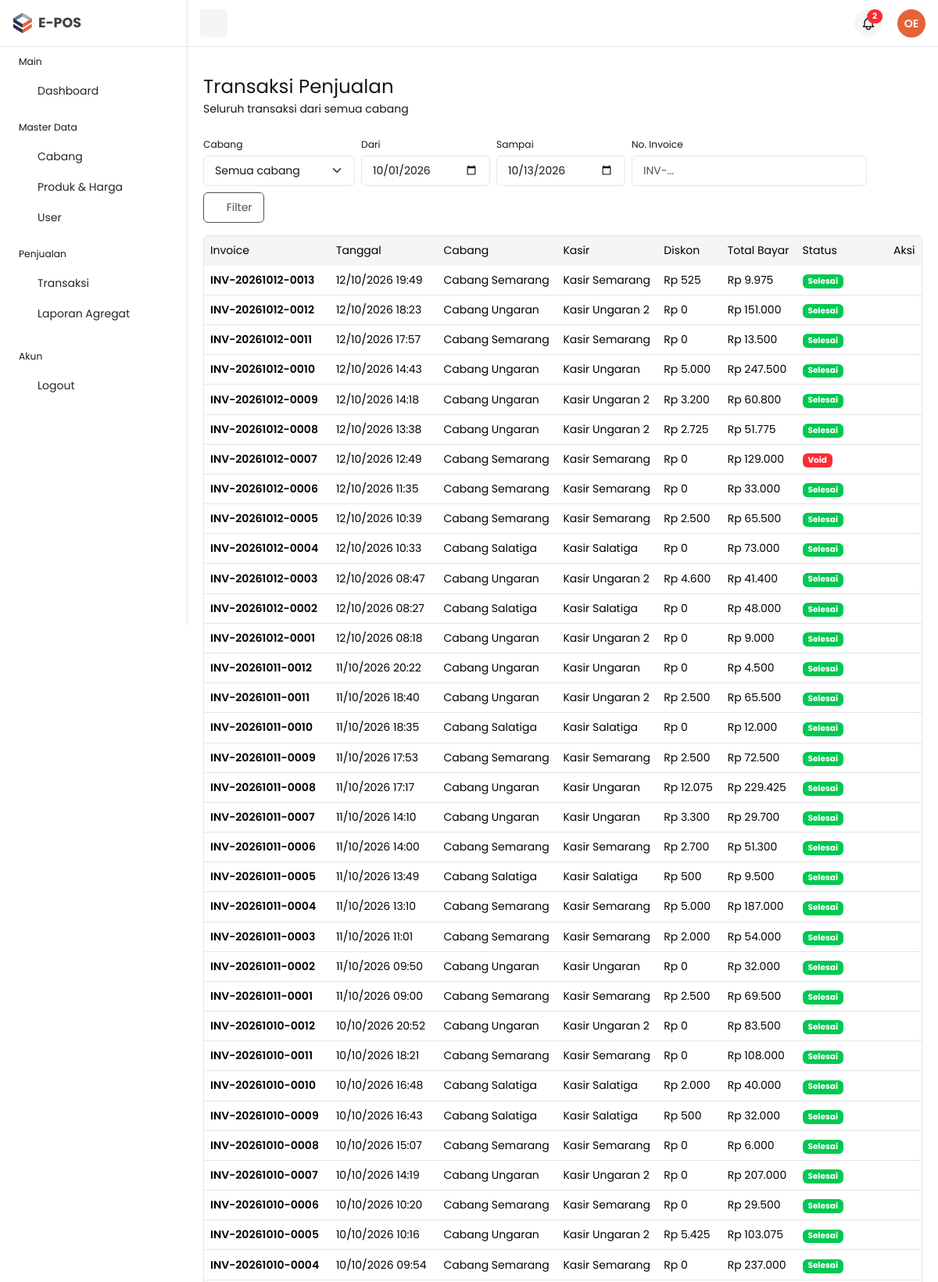
The app's page /owner/index.php?page=penyewaan (signed in, upper part) with its own data.
### tables this page shows
CREATE TABLE `transactions` (
  `id`             INT NOT NULL AUTO_INCREMENT,
  `branch_id`      INT NOT NULL,
  `cashier_id`     INT NOT NULL,
  `invoice_number` VARCHAR(30) NOT NULL,
  `total_bayar`    DECIMAL(15,2) NOT NULL DEFAULT 0.00,
  `diskon`         DECIMAL(15,2) NOT NULL DEFAULT 0.00,
  `tanggal`        DATETIME NOT NULL DEFAULT CURRENT_TIMESTAMP,
  `status`         ENUM('selesai','menunggu_void','void') NOT NULL DEFAULT 'selesai',
  PRIMARY KEY (`id`),
  UNIQUE KEY `invoice_number` (`invoice_number`),
  KEY `fk_trx_branch` (`branch_id`),
  KEY `fk_trx_cashier` (`cashier_id`),
  KEY `idx_trx_tanggal` (`tanggal`),
  CONSTRAINT `fk_trx_branch`  FOREIGN KEY (`branch_id`)  REFERENCES `branches` (`id`),
  CONSTRAINT `fk_trx_cashier` FOREIGN KEY (`cashier_id`) REFERENCES `users` (`id`)
);

CREATE TABLE `branches` (
  `id`          INT NOT NULL AUTO_INCREMENT,
  `nama_cabang` VARCHAR(100) NOT NULL,
  `alamat`      TEXT,
  `telepon`     VARCHAR(20) DEFAULT NULL,
  PRIMARY KEY (`id`)
);

CREATE TABLE `users` (
  `id`        INT NOT NULL AUTO_INCREMENT,
  `nama`      VARCHAR(100) NOT NULL,
  `email`     VARCHAR(100) NOT NULL,
  `password`  VARCHAR(255) NOT NULL,
  `role`      ENUM('admin','kasir','manajer') NOT NULL,
  `branch_id` INT DEFAULT NULL,
  PRIMARY KEY (`id`),
  UNIQUE KEY `email` (`email`),
  KEY `fk_users_branch` (`branch_id`),
  CONSTRAINT `fk_users_branch` FOREIGN KEY (`branch_id`) REFERENCES `branches` (`id`)
);

### owner/database/connection.php (called while the page is built, shortened)
<?php
require_once __DIR__ . '/../../login/database/cek_skema.php';
class Database
{
    private $host = "localhost";
    private $username = "root";
    private $password = "";
    private $database = "e-pos";
    public $conn;
    public function __construct()
    {
        try {
            $this->conn = new mysqli(
                $this->host,
                $this->username,
                $this->password,
                $this->database
            );
        } catch (mysqli_sql_exception $ex) {
            eposHentikan('Tidak bisa terhubung ke database "' . $this->database . '". (' . $ex->getMessage() . ')');
        }
        $this->conn->set_charset('utf8mb4');
        eposCekSkema($this->conn);
    }
}

### login/database/cek_skema.php (called while the page is built, shortened)
<?php
function eposCekSkema($conn)
{
    $cek = [
        'branches'            => 'id, nama_cabang, alamat, telepon',
        'users'               => 'id, nama, email, password, role, branch_id',
        'products'            => 'id, branch_id, nama_produk, harga_jual, stok',
        'transactions'        => 'id, branch_id, cashier_id, invoice_number, total_bayar, diskon, tanggal, status',
        'transaction_details' => 'id, transaction_id, product_id, jumlah, harga_satuan, subtotal',
    ];
    foreach ($cek as $tabel => $kolom) {
        try {
            $conn->query("SELECT $kolom FROM $tabel LIMIT 1");
        } catch (mysqli_sql_exception $ex) {
            eposHentikan("Tabel '$tabel' belum ada atau kolomnya tidak sesuai. (" . $ex->getMessage() . ')');
        }
    }
}

### owner/function/penyewaan.php (called while the page is built, shortened)
<?php
require_once 'database/connection.php';
class Penyewaan
{
    private $conn;
    public function __construct()
    {
        $database = new Database();
        $this->conn = $database->conn;
    }
    public function semua($branch_id, $dari, $sampai, $cari = '')
    {
        $like = '%' . $cari . '%';
        $stmt = $this->conn->prepare(
            "SELECT t.*, b.nama_cabang, u.nama AS nama_kasir
             FROM transactions t
             JOIN branches b ON b.id = t.branch_id
             JOIN users u ON u.id = t.cashier_id
             WHERE (? = 0 OR t.branch_id = ?)
               AND DATE(t.tanggal) BETWEEN ? AND ?
               AND t.invoice_number LIKE ?
             ORDER BY t.tanggal DESC"
        );
        $stmt->bind_param('iisss', $branch_id, $branch_id, $dari, $sampai, $like);
        $stmt->execute();
        return $stmt->get_result()->fetch_all(MYSQLI_ASSOC);
    }
}

### owner/pages/penyewaan/penyewa.php (the view, shortened to what this page needs)
<?php
require_once 'function/penyewaan.php';
$trx = new Penyewaan();
$branch_id = isset($_GET['branch_id']) ? (int) $_GET['branch_id'] : 0;
$dari = isset($_GET['dari']) && $_GET['dari'] !== '' ? $_GET['dari'] : date('Y-m-01');
$sampai = isset($_GET['sampai']) && $_GET['sampai'] !== '' ? $_GET['sampai'] : date('Y-m-d');
$cari = isset($_GET['cari']) ? trim($_GET['cari']) : '';
$data = $trx->semua($branch_id, $dari, $sampai, $cari);
?>
<main id="content" class="content py-10">
    <div class="container-fluid">
        <div class="row">
            <div class="col-12">
                <div class="d-flex justify-content-between align-items-center mb-4">
                    <div>
                        <h1 class="fs-3 mb-1">Transaksi Penjualan</h1>
                        <p class="mb-0">Seluruh transaksi dari semua cabang</p>
                    </div>
                </div>
            </div>
        </div>
        <div class="row">
            <div class="col-12">
                <form method="get" class="d-flex gap-2 mb-3 flex-wrap align-items-end">
                    <div>
                        <label class="form-label small mb-1">Cabang</label>
                        <select name="branch_id" class="form-select">
                            <option value="0">Semua cabang</option>
                        </select>
                    </div>
                    <div>
                        <label class="form-label small mb-1">Dari</label>
                        <input type="date" name="dari" value="<?= e($dari) ?>" class="form-control">
                    </div>
                    <div>
                        <label class="form-label small mb-1">Sampai</label>
                        <input type="date" name="sampai" value="<?= e($sampai) ?>" class="form-control">
                    </div>
                    <div>
                        <label class="form-label small mb-1">No. Invoice</label>
                        <input type="text" name="cari" value="<?= e($cari) ?>" class="form-control" placeholder="INV-...">
                    </div>
                    <button class="btn btn-outline-secondary" type="submit"><i class="ti ti-filter"></i> Filter</button>
                </form>
                <div class="card table-responsive">
                    <table class="table mb-0 text-nowrap table-hover">
                        <thead class="table-light border-light">
                            <tr>
                                <th>Invoice</th>
                                <th>Tanggal</th>
                                <th>Cabang</th>
                                <th>Kasir</th>
                                <th>Diskon</th>
                                <th>Total Bayar</th>
                                <th>Status</th>
                                <th>Aksi</th>
                            </tr>
                        </thead>
                        <tbody>
                            <?php foreach ($data as $row) { ?>
                                <tr class="align-middle">
                                    <td class="fw-semibold"><?= e($row['invoice_number']) ?></td>
                                    <td><?= e(date('d/m/Y H:i', strtotime($row['tanggal']))) ?></td>
                                    <td><?= e($row['nama_cabang']) ?></td>
                                    <td><?= e($row['nama_kasir']) ?></td>
                                    <td><?= rupiah($row['diskon']) ?></td>
                                    <td><?= rupiah($row['total_bayar']) ?></td>
                                    <td><?= badgeStatus($row['status']) ?></td>
                                    <td><a href="index.php?page=detailTransaksi&id=<?= (int) $row['id'] ?>" title="Lihat detail"><i class="ti ti-eye"></i></a></td>
                                </tr>
                            <?php } ?>
                        </tbody>
                    </table>
                </div>
            </div>
        </div>
    </div>
</main>

### owner/function/guard.php (shortened to what this page needs)
<?php
function e($v)
{
    return htmlspecialchars((string) $v, ENT_QUOTES, 'UTF-8');
}
function rupiah($n)
{
    return 'Rp ' . number_format((float) $n, 0, ',', '.');
}
function badgeStatus($s)
{
    $map = [
        'selesai'       => ['bg-success', 'Selesai'],
        'menunggu_void' => ['bg-warning text-dark', 'Menunggu Void'],
        'void'          => ['bg-danger', 'Void'],
    ];
    $b = isset($map[$s]) ? $map[$s] : ['bg-secondary', $s];
    return '<span class="badge ' . $b[0] . '">' . $b[1] . '</span>';
}

### records on screen
transactions: invoice_number "INV-20261012-0013", tanggal "12/10/2026 19:49", branch.nama_cabang "Cabang Semarang", cashier.nama "Kasir Semarang", diskon "Rp 525", total_bayar "Rp 9.975", status "Selesai"
transactions: invoice_number "INV-20261012-0012", tanggal "12/10/2026 18:23", branch.nama_cabang "Cabang Ungaran", cashier.nama "Kasir Ungaran 2", diskon "Rp 0", total_bayar "Rp 151.000", status "Selesai"
transactions: invoice_number "INV-20261012-0011", tanggal "12/10/2026 17:57", branch.nama_cabang "Cabang Semarang", cashier.nama "Kasir Semarang", diskon "Rp 0", total_bayar "Rp 13.500", status "Selesai"
transactions: invoice_number "INV-20261012-0010", tanggal "12/10/2026 14:43", branch.nama_cabang "Cabang Ungaran", cashier.nama "Kasir Ungaran", diskon "Rp 5.000", total_bayar "Rp 247.500", status "Selesai"
transactions: invoice_number "INV-20261012-0009", tanggal "12/10/2026 14:18", branch.nama_cabang "Cabang Ungaran", cashier.nama "Kasir Ungaran 2", diskon "Rp 3.200", total_bayar "Rp 60.800", status "Selesai"
transactions: invoice_number "INV-20261012-0008", tanggal "12/10/2026 13:38", branch.nama_cabang "Cabang Ungaran", cashier.nama "Kasir Ungaran 2", diskon "Rp 2.725", total_bayar "Rp 51.775", status "Selesai"
transactions: invoice_number "INV-20261012-0007", tanggal "12/10/2026 12:49", branch.nama_cabang "Cabang Semarang", cashier.nama "Kasir Semarang", diskon "Rp 0", total_bayar "Rp 129.000", status "Void"
transactions: invoice_number "INV-20261012-0006", tanggal "12/10/2026 11:35", branch.nama_cabang "Cabang Semarang", cashier.nama "Kasir Semarang", diskon "Rp 0", total_bayar "Rp 33.000", status "Selesai"
transactions: invoice_number "INV-20261012-0005", tanggal "12/10/2026 10:39", branch.nama_cabang "Cabang Semarang", cashier.nama "Kasir Semarang", diskon "Rp 2.500", total_bayar "Rp 65.500", status "Selesai"
transactions: invoice_number "INV-20261012-0004", tanggal "12/10/2026 10:33", branch.nama_cabang "Cabang Salatiga", cashier.nama "Kasir Salatiga", diskon "Rp 0", total_bayar "Rp 73.000", status "Selesai"
transactions: invoice_number "INV-20261012-0003", tanggal "12/10/2026 08:47", branch.nama_cabang "Cabang Ungaran", cashier.nama "Kasir Ungaran 2", diskon "Rp 4.600", total_bayar "Rp 41.400", status "Selesai"
transactions: invoice_number "INV-20261012-0002", tanggal "12/10/2026 08:27", branch.nama_cabang "Cabang Salatiga", cashier.nama "Kasir Salatiga", diskon "Rp 0", total_bayar "Rp 48.000", status "Selesai"
transactions: invoice_number "INV-20261012-0001", tanggal "12/10/2026 08:18", branch.nama_cabang "Cabang Ungaran", cashier.nama "Kasir Ungaran 2", diskon "Rp 0", total_bayar "Rp 9.000", status "Selesai"
transactions: invoice_number "INV-20261011-0012", tanggal "11/10/2026 20:22", branch.nama_cabang "Cabang Ungaran", cashier.nama "Kasir Ungaran", diskon "Rp 0", total_bayar "Rp 4.500", status "Selesai"
transactions: invoice_number "INV-20261011-0011", tanggal "11/10/2026 18:40", branch.nama_cabang "Cabang Ungaran", cashier.nama "Kasir Ungaran 2", diskon "Rp 2.500", total_bayar "Rp 65.500", status "Selesai"
transactions: invoice_number "INV-20261011-0010", tanggal "11/10/2026 18:35", branch.nama_cabang "Cabang Salatiga", cashier.nama "Kasir Salatiga", diskon "Rp 0", total_bayar "Rp 12.000", status "Selesai"
transactions: invoice_number "INV-20261011-0009", tanggal "11/10/2026 17:53", branch.nama_cabang "Cabang Semarang", cashier.nama "Kasir Semarang", diskon "Rp 2.500", total_bayar "Rp 72.500", status "Selesai"
transactions: invoice_number "INV-20261011-0008", tanggal "11/10/2026 17:17", branch.nama_cabang "Cabang Ungaran", cashier.nama "Kasir Ungaran", diskon "Rp 12.075", total_bayar "Rp 229.425", status "Selesai"
transactions: invoice_number "INV-20261011-0007", tanggal "11/10/2026 14:10", branch.nama_cabang "Cabang Ungaran", cashier.nama "Kasir Ungaran", diskon "Rp 3.300", total_bayar "Rp 29.700", status "Selesai"
transactions: invoice_number "INV-20261011-0006", tanggal "11/10/2026 14:00", branch.nama_cabang "Cabang Semarang", cashier.nama "Kasir Semarang", diskon "Rp 2.700", total_bayar "Rp 51.300", status "Selesai"
transactions: invoice_number "INV-20261011-0005", tanggal "11/10/2026 13:49", branch.nama_cabang "Cabang Salatiga", cashier.nama "Kasir Salatiga", diskon "Rp 500", total_bayar "Rp 9.500", status "Selesai"
transactions: invoice_number "INV-20261011-0004", tanggal "11/10/2026 13:10", branch.nama_cabang "Cabang Semarang", cashier.nama "Kasir Semarang", diskon "Rp 5.000", total_bayar "Rp 187.000", status "Selesai"
transactions: invoice_number "INV-20261011-0003", tanggal "11/10/2026 11:01", branch.nama_cabang "Cabang Semarang", cashier.nama "Kasir Semarang", diskon "Rp 2.000", total_bayar "Rp 54.000", status "Selesai"
transactions: invoice_number "INV-20261011-0002", tanggal "11/10/2026 09:50", branch.nama_cabang "Cabang Ungaran", cashier.nama "Kasir Ungaran", diskon "Rp 0", total_bayar "Rp 32.000", status "Selesai"
transactions: invoice_number "INV-20261011-0001", tanggal "11/10/2026 09:00", branch.nama_cabang "Cabang Semarang", cashier.nama "Kasir Semarang", diskon "Rp 2.500", total_bayar "Rp 69.500", status "Selesai"
transactions: invoice_number "INV-20261010-0012", tanggal "10/10/2026 20:52", branch.nama_cabang "Cabang Ungaran", cashier.nama "Kasir Ungaran 2", diskon "Rp 0", total_bayar "Rp 83.500", status "Selesai"
transactions: invoice_number "INV-20261010-0011", tanggal "10/10/2026 18:21", branch.nama_cabang "Cabang Semarang", cashier.nama "Kasir Semarang", diskon "Rp 0", total_bayar "Rp 108.000", status "Selesai"
transactions: invoice_number "INV-20261010-0010", tanggal "10/10/2026 16:48", branch.nama_cabang "Cabang Salatiga", cashier.nama "Kasir Salatiga", diskon "Rp 2.000", total_bayar "Rp 40.000", status "Selesai"
transactions: invoice_number "INV-20261010-0009", tanggal "10/10/2026 16:43", branch.nama_cabang "Cabang Salatiga", cashier.nama "Kasir Salatiga", diskon "Rp 500", total_bayar "Rp 32.000", status "Selesai"
transactions: invoice_number "INV-20261010-0008", tanggal "10/10/2026 15:07", branch.nama_cabang "Cabang Semarang", cashier.nama "Kasir Semarang", diskon "Rp 0", total_bayar "Rp 6.000", status "Selesai"
transactions: invoice_number "INV-20261010-0007", tanggal "10/10/2026 14:19", branch.nama_cabang "Cabang Ungaran", cashier.nama "Kasir Ungaran 2", diskon "Rp 0", total_bayar "Rp 207.000", status "Selesai"
transactions: invoice_number "INV-20261010-0006", tanggal "10/10/2026 10:20", branch.nama_cabang "Cabang Semarang", cashier.nama "Kasir Semarang", diskon "Rp 0", total_bayar "Rp 29.500", status "Selesai"
transactions: invoice_number "INV-20261010-0005", tanggal "10/10/2026 10:16", branch.nama_cabang "Cabang Ungaran", cashier.nama "Kasir Ungaran 2", diskon "Rp 5.425", total_bayar "Rp 103.075", status "Selesai"
transactions: invoice_number "INV-20261010-0004", tanggal "10/10/2026 09:54", branch.nama_cabang "Cabang Semarang", cashier.nama "Kasir Semarang", diskon "Rp 0", total_bayar "Rp 237.000", status "Selesai"

### other values on screen
$ini "OE"
